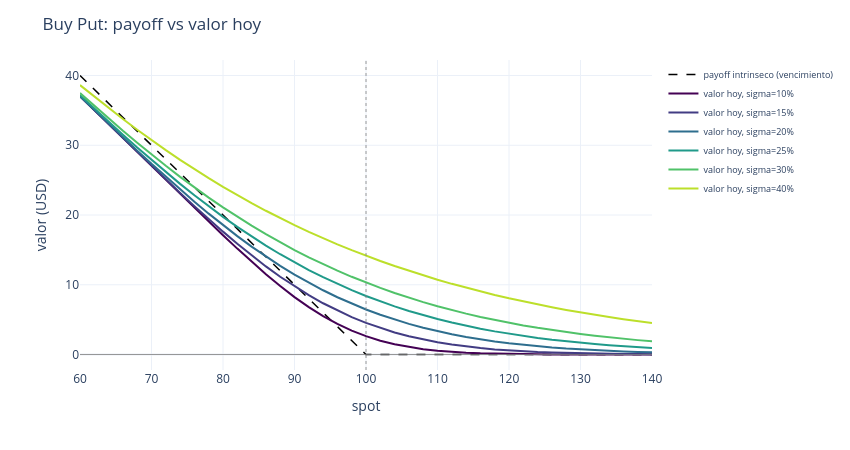
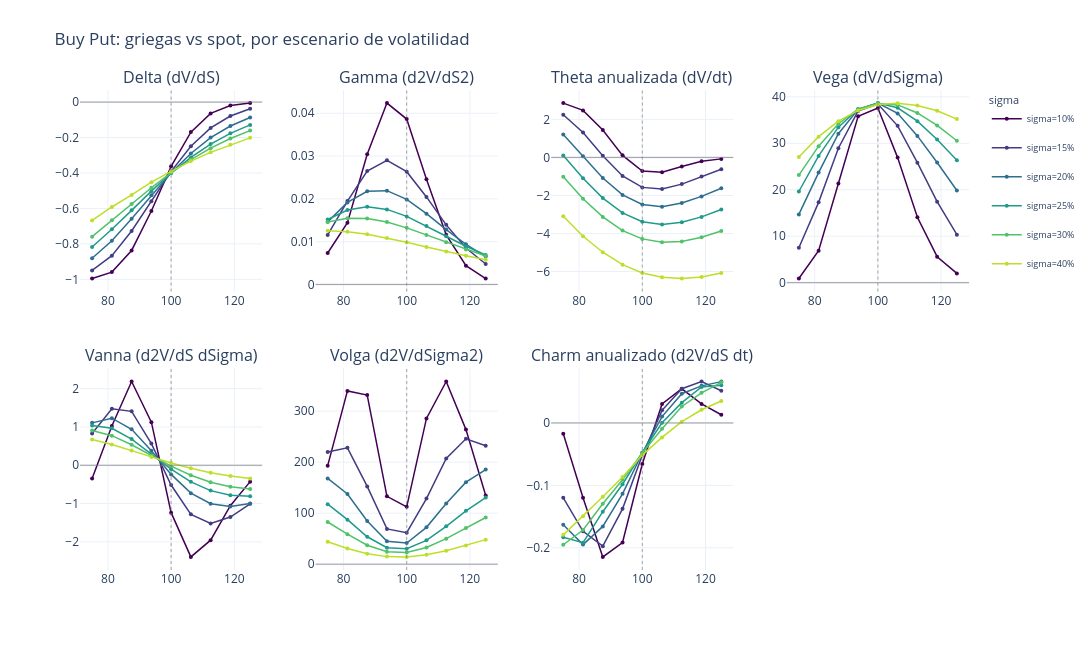

The notebook cell these images were saved under, in order:
### Markdown cell above
### `buy_put` -- put comprada (P100, x+1)

Mismo patron convexo que `buy_call` pero orientado a la baja: delta negativa que va de ~0 (muy
ITM... es decir spot muy alto) a ~-1 (spot muy bajo). Ganancia acotada (maximo cuando S->0),
perdida limitada a la prima. Gamma/vega positivas y maximas ATM igual que la call (put y call del
mismo strike comparten gamma/vega por put-call parity). Theta negativa.

### Code cell
grids_buy_put = analyze_strategy("buy_put", "Buy Put")

### Figure 1 — Plotly figure (JSON) as saved in the notebook; plotly's stock layout.template omitted (floating-point values rounded to 4 significant figures)
{"data": [{"hovertemplate": "spot=%{x:.1f}<br>payoff=%{y:.2f}<extra>vencimiento</extra>", "line": {"color": "black", "dash": "dash", "width": 1.5}, "mode": "lines", "name": "payoff intrinseco (vencimiento)", "type": "scatter", "x": [60.0, 62.0, 64.0, 66.0, 68.0, 70.0, 72.0, 74.0, 76.0, 78.0, 80.0, 82.0, 84.0, 86.0, 88.0, 90.0, 92.0, 94.0, 96.0, 98.0, 100.0, 102.0, 104.0, 106.0, 108.0, 110.0, 112.0, 114.0, 116.0, 118.0, 120.0, 122.0, 124.0, 126.0, 128.0, 130.0, 132.0, 134.0, 136.0, 138.0, 140.0], "y": [40.0, 38.0, 36.0, 34.0, 32.0, 30.0, 28.0, 26.0, 24.0, 22.0, 20.0, 18.0, 16.0, 14.0, 12.0, 10.0, 8.0, 6.0, 4.0, 2.0, 0.0, 0.0, 0.0, 0.0, 0.0, 0.0, 0.0, 0.0, 0.0, 0.0, 0.0, 0.0, 0.0, 0.0, 0.0, 0.0, 0.0, 0.0, 0.0, 0.0, 0.0]}, {"hovertemplate": "spot=%{x:.1f}<br>valor=%{y:.2f}<extra>sigma=10%</extra>", "line": {"color": "rgb(68, 1, 84)", "width": 2}, "mode": "lines", "name": "valor hoy, sigma=10%", "type": "scatter", "x": [60.0, 62.0, 64.0, 66.0, 68.0, 70.0, 72.0, 74.0, 76.0, 78.0, 80.0, 82.0, 84.0, 86.0, 88.0, 90.0, 92.0, 94.0, 96.0, 98.0, 100.0, 102.0, 104.0, 106.0, 108.0, 110.0, 112.0, 114.0, 116.0, 118.0, 120.0, 122.0, 124.0, 126.0, 128.0, 130.0, 132.0, 134.0, 136.0, 138.0, 140.0], "y": [37.03, 35.03, 33.03, 31.03, 29.03, 27.03, 25.03, 23.03, 21.04, 19.06, 17.1, 15.18, 13.31, 11.52, 9.814, 8.234, 6.796, 5.511, 4.389, 3.431, 2.63, 1.977, 1.459, 1.059, 0.7532, 0.5251, 0.3594, 0.2425, 0.1618, 0.1066, 0.06937, 0.04441, 0.02805, 0.01757, 0.01113, 0.006496, 0.003591, 0.001818, 0.000874, 0.0002843, 2.06e-05]}, {"hovertemplate": "spot=%{x:.1f}<br>valor=%{y:.2f}<extra>sigma=15%</extra>", "line": {"color": "rgb(66, 60, 131)", "width": 2}, "mode": "lines", "name": "valor hoy, sigma=15%", "type": "scatter", "x": [60.0, 62.0, 64.0, 66.0, 68.0, 70.0, 72.0, 74.0, 76.0, 78.0, 80.0, 82.0, 84.0, 86.0, 88.0, 90.0, 92.0, 94.0, 96.0, 98.0, 100.0, 102.0, 104.0, 106.0, 108.0, 110.0, 112.0, 114.0, 116.0, 118.0, 120.0, 122.0, 124.0, 126.0, 128.0, 130.0, 132.0, 134.0, 136.0, 138.0, 140.0], "y": [37.02, 35.02, 33.03, 31.03, 29.04, 27.07, 25.11, 23.18, 21.27, 19.42, 17.62, 15.87, 14.21, 12.63, 11.15, 9.773, 8.504, 7.347, 6.3, 5.364, 4.533, 3.801, 3.164, 2.617, 2.15, 1.757, 1.427, 1.15, 0.9213, 0.7326, 0.5797, 0.4561, 0.358, 0.2801, 0.2184, 0.1697, 0.1316, 0.1016, 0.078, 0.05971, 0.04548]}, {"hovertemplate": "spot=%{x:.1f}<br>valor=%{y:.2f}<extra>sigma=20%</extra>", "line": {"color": "rgb(46, 110, 142)", "width": 2}, "mode": "lines", "name": "valor hoy, sigma=20%", "type": "scatter", "x": [60.0, 62.0, 64.0, 66.0, 68.0, 70.0, 72.0, 74.0, 76.0, 78.0, 80.0, 82.0, 84.0, 86.0, 88.0, 90.0, 92.0, 94.0, 96.0, 98.0, 100.0, 102.0, 104.0, 106.0, 108.0, 110.0, 112.0, 114.0, 116.0, 118.0, 120.0, 122.0, 124.0, 126.0, 128.0, 130.0, 132.0, 134.0, 136.0, 138.0, 140.0], "y": [37.04, 35.07, 33.1, 31.15, 29.23, 27.33, 25.48, 23.67, 21.9, 20.19, 18.54, 16.97, 15.47, 14.05, 12.71, 11.46, 10.29, 9.21, 8.211, 7.294, 6.459, 5.698, 5.008, 4.386, 3.831, 3.336, 2.897, 2.51, 2.169, 1.87, 1.607, 1.377, 1.177, 1.003, 0.8531, 0.7241, 0.6131, 0.5194, 0.4392, 0.3713, 0.3135]}, {"hovertemplate": "spot=%{x:.1f}<br>valor=%{y:.2f}<extra>sigma=25%</extra>", "line": {"color": "rgb(32, 154, 138)", "width": 2}, "mode": "lines", "name": "valor hoy, sigma=25%", "type": "scatter", "x": [60.0, 62.0, 64.0, 66.0, 68.0, 70.0, 72.0, 74.0, 76.0, 78.0, 80.0, 82.0, 84.0, 86.0, 88.0, 90.0, 92.0, 94.0, 96.0, 98.0, 100.0, 102.0, 104.0, 106.0, 108.0, 110.0, 112.0, 114.0, 116.0, 118.0, 120.0, 122.0, 124.0, 126.0, 128.0, 130.0, 132.0, 134.0, 136.0, 138.0, 140.0], "y": [37.18, 35.26, 33.36, 31.5, 29.67, 27.89, 26.15, 24.46, 22.83, 21.25, 19.74, 18.29, 16.92, 15.61, 14.37, 13.2, 12.11, 11.08, 10.12, 9.22, 8.389, 7.619, 6.905, 6.246, 5.64, 5.085, 4.579, 4.117, 3.696, 3.315, 2.971, 2.659, 2.377, 2.122, 1.892, 1.686, 1.499, 1.332, 1.181, 1.048, 0.9285]}, {"hovertemplate": "spot=%{x:.1f}<br>valor=%{y:.2f}<extra>sigma=30%</extra>", "line": {"color": "rgb(80, 194, 105)", "width": 2}, "mode": "lines", "name": "valor hoy, sigma=30%", "type": "scatter", "x": [60.0, 62.0, 64.0, 66.0, 68.0, 70.0, 72.0, 74.0, 76.0, 78.0, 80.0, 82.0, 84.0, 86.0, 88.0, 90.0, 92.0, 94.0, 96.0, 98.0, 100.0, 102.0, 104.0, 106.0, 108.0, 110.0, 112.0, 114.0, 116.0, 118.0, 120.0, 122.0, 124.0, 126.0, 128.0, 130.0, 132.0, 134.0, 136.0, 138.0, 140.0], "y": [37.48, 35.65, 33.84, 32.08, 30.36, 28.68, 27.05, 25.47, 23.95, 22.49, 21.09, 19.74, 18.46, 17.24, 16.08, 14.98, 13.93, 12.95, 12.02, 11.14, 10.32, 9.547, 8.825, 8.147, 7.514, 6.923, 6.373, 5.862, 5.39, 4.952, 4.546, 4.171, 3.826, 3.508, 3.215, 2.945, 2.696, 2.466, 2.255, 2.061, 1.883]}, {"hovertemplate": "spot=%{x:.1f}<br>valor=%{y:.2f}<extra>sigma=40%</extra>", "line": {"color": "rgb(188, 223, 42)", "width": 2}, "mode": "lines", "name": "valor hoy, sigma=40%", "type": "scatter", "x": [60.0, 62.0, 64.0, 66.0, 68.0, 70.0, 72.0, 74.0, 76.0, 78.0, 80.0, 82.0, 84.0, 86.0, 88.0, 90.0, 92.0, 94.0, 96.0, 98.0, 100.0, 102.0, 104.0, 106.0, 108.0, 110.0, 112.0, 114.0, 116.0, 118.0, 120.0, 122.0, 124.0, 126.0, 128.0, 130.0, 132.0, 134.0, 136.0, 138.0, 140.0], "y": [38.62, 36.96, 35.34, 33.75, 32.22, 30.73, 29.29, 27.9, 26.57, 25.28, 24.04, 22.85, 21.7, 20.61, 19.55, 18.55, 17.59, 16.67, 15.8, 14.96, 14.16, 13.4, 12.68, 11.99, 11.34, 10.72, 10.13, 9.57, 9.038, 8.534, 8.056, 7.604, 7.177, 6.774, 6.393, 6.031, 5.689, 5.367, 5.064, 4.778, 4.507]}], "layout": {"height": 450, "legend": {"font": {"size": 9}}, "margin": {"r": 20, "t": 60}, "shapes": [{"line": {"color": "gray", "width": 0.8}, "type": "line", "x0": 0, "x1": 1, "xref": "x domain", "y0": 0.0, "y1": 0.0, "yref": "y"}, {"line": {"color": "gray", "dash": "dot", "width": 0.8}, "type": "line", "x0": 100.0, "x1": 100.0, "xref": "x", "y0": 0, "y1": 1, "yref": "y domain"}], "title": {"text": "Buy Put: payoff vs valor hoy"}, "width": 850, "xaxis": {"title": {"text": "spot"}}, "yaxis": {"title": {"text": "valor (USD)"}}}}

### Figure 2 — Plotly figure (JSON) as saved in the notebook; plotly's stock layout.template omitted (floating-point values rounded to 4 significant figures)
{"data": [{"hovertemplate": "spot=%{x:.1f}<br>valor=%{y:.4f}<extra>sigma=10%</extra>", "legendgroup": "vol0", "line": {"color": "rgb(68, 1, 84)", "width": 1.5}, "marker": {"size": 4}, "mode": "lines+markers", "name": "sigma=10%", "showlegend": true, "type": "scatter", "x": [75.0, 81.25, 87.5, 93.75, 100.0, 106.2, 112.5, 118.8, 125.0], "xaxis": "x", "y": [-0.9955, -0.9593, -0.8371, -0.6145, -0.3625, -0.1693, -0.06379, -0.01912, -0.005436], "yaxis": "y"}, {"hovertemplate": "spot=%{x:.1f}<br>valor=%{y:.4f}<extra>sigma=15%</extra>", "legendgroup": "vol1", "line": {"color": "rgb(66, 60, 131)", "width": 1.5}, "marker": {"size": 4}, "mode": "lines+markers", "name": "sigma=15%", "showlegend": true, "type": "scatter", "x": [75.0, 81.25, 87.5, 93.75, 100.0, 106.2, 112.5, 118.8, 125.0], "xaxis": "x", "y": [-0.95, -0.8668, -0.7273, -0.5591, -0.3906, -0.2487, -0.1459, -0.07844, -0.0378], "yaxis": "y"}, {"hovertemplate": "spot=%{x:.1f}<br>valor=%{y:.4f}<extra>sigma=20%</extra>", "legendgroup": "vol2", "line": {"color": "rgb(46, 110, 142)", "width": 1.5}, "marker": {"size": 4}, "mode": "lines+markers", "name": "sigma=20%", "showlegend": true, "type": "scatter", "x": [75.0, 81.25, 87.5, 93.75, 100.0, 106.2, 112.5, 118.8, 125.0], "xaxis": "x", "y": [-0.8813, -0.7827, -0.6577, -0.5258, -0.3987, -0.29, -0.2002, -0.135, -0.08695], "yaxis": "y"}, {"hovertemplate": "spot=%{x:.1f}<br>valor=%{y:.4f}<extra>sigma=25%</extra>", "legendgroup": "vol3", "line": {"color": "rgb(32, 154, 138)", "width": 1.5}, "marker": {"size": 4}, "mode": "lines+markers", "name": "sigma=25%", "showlegend": true, "type": "scatter", "x": [75.0, 81.25, 87.5, 93.75, 100.0, 106.2, 112.5, 118.8, 125.0], "xaxis": "x", "y": [-0.8179, -0.7176, -0.6108, -0.5026, -0.4004, -0.3119, -0.2366, -0.1761, -0.1287], "yaxis": "y"}, {"hovertemplate": "spot=%{x:.1f}<br>valor=%{y:.4f}<extra>sigma=30%</extra>", "legendgroup": "vol4", "line": {"color": "rgb(80, 194, 105)", "width": 1.5}, "marker": {"size": 4}, "mode": "lines+markers", "name": "sigma=30%", "showlegend": true, "type": "scatter", "x": [75.0, 81.25, 87.5, 93.75, 100.0, 106.2, 112.5, 118.8, 125.0], "xaxis": "x", "y": [-0.7591, -0.6669, -0.5755, -0.4835, -0.3981, -0.3246, -0.2598, -0.2054, -0.1606], "yaxis": "y"}, {"hovertemplate": "spot=%{x:.1f}<br>valor=%{y:.4f}<extra>sigma=40%</extra>", "legendgroup": "vol5", "line": {"color": "rgb(188, 223, 42)", "width": 1.5}, "marker": {"size": 4}, "mode": "lines+markers", "name": "sigma=40%", "showlegend": true, "type": "scatter", "x": [75.0, 81.25, 87.5, 93.75, 100.0, 106.2, 112.5, 118.8, 125.0], "xaxis": "x", "y": [-0.6677, -0.5919, -0.5235, -0.4516, -0.3905, -0.333, -0.2834, -0.2405, -0.2016], "yaxis": "y"}, {"hovertemplate": "spot=%{x:.1f}<br>valor=%{y:.4f}<extra>sigma=10%</extra>", "legendgroup": "vol0", "line": {"color": "rgb(68, 1, 84)", "width": 1.5}, "marker": {"size": 4}, "mode": "lines+markers", "name": "sigma=10%", "showlegend": false, "type": "scatter", "x": [75.0, 81.25, 87.5, 93.75, 100.0, 106.2, 112.5, 118.8, 125.0], "xaxis": "x2", "y": [0.007348, 0.01442, 0.03044, 0.04237, 0.03864, 0.02457, 0.01159, 0.004392, 0.001387], "yaxis": "y2"}, {"hovertemplate": "spot=%{x:.1f}<br>valor=%{y:.4f}<extra>sigma=15%</extra>", "legendgroup": "vol1", "line": {"color": "rgb(66, 60, 131)", "width": 1.5}, "marker": {"size": 4}, "mode": "lines+markers", "name": "sigma=15%", "showlegend": false, "type": "scatter", "x": [75.0, 81.25, 87.5, 93.75, 100.0, 106.2, 112.5, 118.8, 125.0], "xaxis": "x2", "y": [0.01157, 0.01948, 0.02648, 0.02902, 0.02634, 0.02045, 0.01392, 0.008508, 0.00478], "yaxis": "y2"}, {"hovertemplate": "spot=%{x:.1f}<br>valor=%{y:.4f}<extra>sigma=20%</extra>", "legendgroup": "vol2", "line": {"color": "rgb(46, 110, 142)", "width": 1.5}, "marker": {"size": 4}, "mode": "lines+markers", "name": "sigma=20%", "showlegend": false, "type": "scatter", "x": [75.0, 81.25, 87.5, 93.75, 100.0, 106.2, 112.5, 118.8, 125.0], "xaxis": "x2", "y": [0.01462, 0.01915, 0.02177, 0.02191, 0.01987, 0.01654, 0.01282, 0.009366, 0.006515], "yaxis": "y2"}, {"hovertemplate": "spot=%{x:.1f}<br>valor=%{y:.4f}<extra>sigma=25%</extra>", "legendgroup": "vol3", "line": {"color": "rgb(32, 154, 138)", "width": 1.5}, "marker": {"size": 4}, "mode": "lines+markers", "name": "sigma=25%", "showlegend": false, "type": "scatter", "x": [75.0, 81.25, 87.5, 93.75, 100.0, 106.2, 112.5, 118.8, 125.0], "xaxis": "x2", "y": [0.01518, 0.01738, 0.01813, 0.01754, 0.0159, 0.01367, 0.01126, 0.008938, 0.006884], "yaxis": "y2"}, {"hovertemplate": "spot=%{x:.1f}<br>valor=%{y:.4f}<extra>sigma=30%</extra>", "legendgroup": "vol4", "line": {"color": "rgb(80, 194, 105)", "width": 1.5}, "marker": {"size": 4}, "mode": "lines+markers", "name": "sigma=30%", "showlegend": false, "type": "scatter", "x": [75.0, 81.25, 87.5, 93.75, 100.0, 106.2, 112.5, 118.8, 125.0], "xaxis": "x2", "y": [0.01459, 0.01547, 0.01541, 0.01458, 0.01322, 0.01157, 0.009847, 0.008181, 0.006663], "yaxis": "y2"}, {"hovertemplate": "spot=%{x:.1f}<br>valor=%{y:.4f}<extra>sigma=40%</extra>", "legendgroup": "vol5", "line": {"color": "rgb(188, 223, 42)", "width": 1.5}, "marker": {"size": 4}, "mode": "lines+markers", "name": "sigma=40%", "showlegend": false, "type": "scatter", "x": [75.0, 81.25, 87.5, 93.75, 100.0, 106.2, 112.5, 118.8, 125.0], "xaxis": "x2", "y": [0.01256, 0.01232, 0.01171, 0.01085, 0.009837, 0.008765, 0.007704, 0.006696, 0.005766], "yaxis": "y2"}, {"hovertemplate": "spot=%{x:.1f}<br>valor=%{y:.4f}<extra>sigma=10%</extra>", "legendgroup": "vol0", "line": {"color": "rgb(68, 1, 84)", "width": 1.5}, "marker": {"size": 4}, "mode": "lines+markers", "name": "sigma=10%", "showlegend": false, "type": "scatter", "x": [75.0, 81.25, 87.5, 93.75, 100.0, 106.2, 112.5, 118.8, 125.0], "xaxis": "x3", "y": [2.857, 2.471, 1.438, 0.1077, -0.7138, -0.7766, -0.479, -0.2084, -0.07794], "yaxis": "y3"}, {"hovertemplate": "spot=%{x:.1f}<br>valor=%{y:.4f}<extra>sigma=15%</extra>", "legendgroup": "vol1", "line": {"color": "rgb(66, 60, 131)", "width": 1.5}, "marker": {"size": 4}, "mode": "lines+markers", "name": "sigma=15%", "showlegend": false, "type": "scatter", "x": [75.0, 81.25, 87.5, 93.75, 100.0, 106.2, 112.5, 118.8, 125.0], "xaxis": "x3", "y": [2.243, 1.314, 0.08399, -0.9763, -1.577, -1.664, -1.405, -1.007, -0.6231], "yaxis": "y3"}, {"hovertemplate": "spot=%{x:.1f}<br>valor=%{y:.4f}<extra>sigma=20%</extra>", "legendgroup": "vol2", "line": {"color": "rgb(46, 110, 142)", "width": 1.5}, "marker": {"size": 4}, "mode": "lines+markers", "name": "sigma=20%", "showlegend": false, "type": "scatter", "x": [75.0, 81.25, 87.5, 93.75, 100.0, 106.2, 112.5, 118.8, 125.0], "xaxis": "x3", "y": [1.198, 0.06557, -1.087, -1.972, -2.476, -2.592, -2.401, -2.052, -1.625], "yaxis": "y3"}, {"hovertemplate": "spot=%{x:.1f}<br>valor=%{y:.4f}<extra>sigma=25%</extra>", "legendgroup": "vol3", "line": {"color": "rgb(32, 154, 138)", "width": 1.5}, "marker": {"size": 4}, "mode": "lines+markers", "name": "sigma=25%", "showlegend": false, "type": "scatter", "x": [75.0, 81.25, 87.5, 93.75, 100.0, 106.2, 112.5, 118.8, 125.0], "xaxis": "x3", "y": [0.09877, -1.096, -2.142, -2.923, -3.382, -3.528, -3.416, -3.13, -2.742], "yaxis": "y3"}, {"hovertemplate": "spot=%{x:.1f}<br>valor=%{y:.4f}<extra>sigma=30%</extra>", "legendgroup": "vol4", "line": {"color": "rgb(80, 194, 105)", "width": 1.5}, "marker": {"size": 4}, "mode": "lines+markers", "name": "sigma=30%", "showlegend": false, "type": "scatter", "x": [75.0, 81.25, 87.5, 93.75, 100.0, 106.2, 112.5, 118.8, 125.0], "xaxis": "x3", "y": [-1.024, -2.176, -3.131, -3.85, -4.286, -4.466, -4.418, -4.202, -3.874], "yaxis": "y3"}, {"hovertemplate": "spot=%{x:.1f}<br>valor=%{y:.4f}<extra>sigma=40%</extra>", "legendgroup": "vol5", "line": {"color": "rgb(188, 223, 42)", "width": 1.5}, "marker": {"size": 4}, "mode": "lines+markers", "name": "sigma=40%", "showlegend": false, "type": "scatter", "x": [75.0, 81.25, 87.5, 93.75, 100.0, 106.2, 112.5, 118.8, 125.0], "xaxis": "x3", "y": [-3.092, -4.147, -4.988, -5.644, -6.077, -6.309, -6.371, -6.296, -6.079], "yaxis": "y3"}, {"hovertemplate": "spot=%{x:.1f}<br>valor=%{y:.4f}<extra>sigma=10%</extra>", "legendgroup": "vol0", "line": {"color": "rgb(68, 1, 84)", "width": 1.5}, "marker": {"size": 4}, "mode": "lines+markers", "name": "sigma=10%", "showlegend": false, "type": "scatter", "x": [75.0, 81.25, 87.5, 93.75, 100.0, 106.2, 112.5, 118.8, 125.0], "xaxis": "x4", "y": [0.8941, 6.895, 21.34, 35.82, 37.59, 26.92, 14.09, 5.59, 1.988], "yaxis": "y4"}, {"hovertemplate": "spot=%{x:.1f}<br>valor=%{y:.4f}<extra>sigma=15%</extra>", "legendgroup": "vol1", "line": {"color": "rgb(66, 60, 131)", "width": 1.5}, "marker": {"size": 4}, "mode": "lines+markers", "name": "sigma=15%", "showlegend": false, "type": "scatter", "x": [75.0, 81.25, 87.5, 93.75, 100.0, 106.2, 112.5, 118.8, 125.0], "xaxis": "x4", "y": [7.526, 17.28, 28.94, 36.96, 38.45, 33.76, 25.83, 17.43, 10.32], "yaxis": "y4"}, {"hovertemplate": "spot=%{x:.1f}<br>valor=%{y:.4f}<extra>sigma=20%</extra>", "legendgroup": "vol2", "line": {"color": "rgb(46, 110, 142)", "width": 1.5}, "marker": {"size": 4}, "mode": "lines+markers", "name": "sigma=20%", "showlegend": false, "type": "scatter", "x": [75.0, 81.25, 87.5, 93.75, 100.0, 106.2, 112.5, 118.8, 125.0], "xaxis": "x4", "y": [14.69, 23.69, 32.05, 37.3, 38.64, 36.44, 31.59, 25.86, 19.83], "yaxis": "y4"}, {"hovertemplate": "spot=%{x:.1f}<br>valor=%{y:.4f}<extra>sigma=25%</extra>", "legendgroup": "vol3", "line": {"color": "rgb(32, 154, 138)", "width": 1.5}, "marker": {"size": 4}, "mode": "lines+markers", "name": "sigma=25%", "showlegend": false, "type": "scatter", "x": [75.0, 81.25, 87.5, 93.75, 100.0, 106.2, 112.5, 118.8, 125.0], "xaxis": "x4", "y": [19.62, 27.29, 33.48, 37.37, 38.65, 37.64, 34.77, 30.8, 26.33], "yaxis": "y4"}, {"hovertemplate": "spot=%{x:.1f}<br>valor=%{y:.4f}<extra>sigma=30%</extra>", "legendgroup": "vol4", "line": {"color": "rgb(80, 194, 105)", "width": 1.5}, "marker": {"size": 4}, "mode": "lines+markers", "name": "sigma=30%", "showlegend": false, "type": "scatter", "x": [75.0, 81.25, 87.5, 93.75, 100.0, 106.2, 112.5, 118.8, 125.0], "xaxis": "x4", "y": [23.16, 29.39, 34.21, 37.33, 38.58, 38.26, 36.52, 33.84, 30.55], "yaxis": "y4"}, {"hovertemplate": "spot=%{x:.1f}<br>valor=%{y:.4f}<extra>sigma=40%</extra>", "legendgroup": "vol5", "line": {"color": "rgb(188, 223, 42)", "width": 1.5}, "marker": {"size": 4}, "mode": "lines+markers", "name": "sigma=40%", "showlegend": false, "type": "scatter", "x": [75.0, 81.25, 87.5, 93.75, 100.0, 106.2, 112.5, 118.8, 125.0], "xaxis": "x4", "y": [27.06, 31.43, 34.77, 37.07, 38.34, 38.61, 38.11, 36.99, 35.2], "yaxis": "y4"}, {"hovertemplate": "spot=%{x:.1f}<br>valor=%{y:.4f}<extra>sigma=10%</extra>", "legendgroup": "vol0", "line": {"color": "rgb(68, 1, 84)", "width": 1.5}, "marker": {"size": 4}, "mode": "lines+markers", "name": "sigma=10%", "showlegend": false, "type": "scatter", "x": [75.0, 81.25, 87.5, 93.75, 100.0, 106.2, 112.5, 118.8, 125.0], "xaxis": "x5", "y": [-0.3454, 1.024, 2.189, 1.125, -1.237, -2.393, -1.957, -1.055, -0.4272], "yaxis": "y5"}, {"hovertemplate": "spot=%{x:.1f}<br>valor=%{y:.4f}<extra>sigma=15%</extra>", "legendgroup": "vol1", "line": {"color": "rgb(66, 60, 131)", "width": 1.5}, "marker": {"size": 4}, "mode": "lines+markers", "name": "sigma=15%", "showlegend": false, "type": "scatter", "x": [75.0, 81.25, 87.5, 93.75, 100.0, 106.2, 112.5, 118.8, 125.0], "xaxis": "x5", "y": [0.83, 1.477, 1.409, 0.5669, -0.5159, -1.281, -1.518, -1.351, -1.006], "yaxis": "y5"}, {"hovertemplate": "spot=%{x:.1f}<br>valor=%{y:.4f}<extra>sigma=20%</extra>", "legendgroup": "vol2", "line": {"color": "rgb(46, 110, 142)", "width": 1.5}, "marker": {"size": 4}, "mode": "lines+markers", "name": "sigma=20%", "showlegend": false, "type": "scatter", "x": [75.0, 81.25, 87.5, 93.75, 100.0, 106.2, 112.5, 118.8, 125.0], "xaxis": "x5", "y": [1.108, 1.229, 0.9392, 0.3776, -0.2386, -0.7276, -1.004, -1.074, -0.9993], "yaxis": "y5"}, {"hovertemplate": "spot=%{x:.1f}<br>valor=%{y:.4f}<extra>sigma=25%</extra>", "legendgroup": "vol3", "line": {"color": "rgb(32, 154, 138)", "width": 1.5}, "marker": {"size": 4}, "mode": "lines+markers", "name": "sigma=25%", "showlegend": false, "type": "scatter", "x": [75.0, 81.25, 87.5, 93.75, 100.0, 106.2, 112.5, 118.8, 125.0], "xaxis": "x5", "y": [1.042, 0.9664, 0.6837, 0.2957, -0.1015, -0.433, -0.6615, -0.782, -0.8106], "yaxis": "y5"}, {"hovertemplate": "spot=%{x:.1f}<br>valor=%{y:.4f}<extra>sigma=30%</extra>", "legendgroup": "vol4", "line": {"color": "rgb(80, 194, 105)", "width": 1.5}, "marker": {"size": 4}, "mode": "lines+markers", "name": "sigma=30%", "showlegend": false, "type": "scatter", "x": [75.0, 81.25, 87.5, 93.75, 100.0, 106.2, 112.5, 118.8, 125.0], "xaxis": "x5", "y": [0.9066, 0.7732, 0.5357, 0.2544, -0.0229, -0.2607, -0.4411, -0.5595, -0.6213], "yaxis": "y5"}, {"hovertemplate": "spot=%{x:.1f}<br>valor=%{y:.4f}<extra>sigma=40%</extra>", "legendgroup": "vol5", "line": {"color": "rgb(188, 223, 42)", "width": 1.5}, "marker": {"size": 4}, "mode": "lines+markers", "name": "sigma=40%", "showlegend": false, "type": "scatter", "x": [75.0, 81.25, 87.5, 93.75, 100.0, 106.2, 112.5, 118.8, 125.0], "xaxis": "x5", "y": [0.674, 0.5424, 0.3831, 0.2173, 0.05974, -0.07894, -0.1937, -0.283, -0.3477], "yaxis": "y5"}, {"hovertemplate": "spot=%{x:.1f}<br>valor=%{y:.4f}<extra>sigma=10%</extra>", "legendgroup": "vol0", "line": {"color": "rgb(68, 1, 84)", "width": 1.5}, "marker": {"size": 4}, "mode": "lines+markers", "name": "sigma=10%", "showlegend": false, "type": "scatter", "x": [75.0, 81.25, 87.5, 93.75, 100.0, 106.2, 112.5, 118.8, 125.0], "xaxis": "x6", "y": [193.1, 339.5, 331.5, 133.1, 112.3, 285.7, 358.0, 263.7, 134.5], "yaxis": "y6"}, {"hovertemplate": "spot=%{x:.1f}<br>valor=%{y:.4f}<extra>sigma=15%</extra>", "legendgroup": "vol1", "line": {"color": "rgb(66, 60, 131)", "width": 1.5}, "marker": {"size": 4}, "mode": "lines+markers", "name": "sigma=15%", "showlegend": false, "type": "scatter", "x": [75.0, 81.25, 87.5, 93.75, 100.0, 106.2, 112.5, 118.8, 125.0], "xaxis": "x6", "y": [220.0, 227.9, 152.3, 69.07, 61.82, 128.5, 207.3, 245.8, 232.0], "yaxis": "y6"}, {"hovertemplate": "spot=%{x:.1f}<br>valor=%{y:.4f}<extra>sigma=20%</extra>", "legendgroup": "vol2", "line": {"color": "rgb(46, 110, 142)", "width": 1.5}, "marker": {"size": 4}, "mode": "lines+markers", "name": "sigma=20%", "showlegend": false, "type": "scatter", "x": [75.0, 81.25, 87.5, 93.75, 100.0, 106.2, 112.5, 118.8, 125.0], "xaxis": "x6", "y": [168.1, 137.6, 84.57, 44.88, 41.47, 72.19, 118.7, 160.7, 185.5], "yaxis": "y6"}, {"hovertemplate": "spot=%{x:.1f}<br>valor=%{y:.4f}<extra>sigma=25%</extra>", "legendgroup": "vol3", "line": {"color": "rgb(32, 154, 138)", "width": 1.5}, "marker": {"size": 4}, "mode": "lines+markers", "name": "sigma=25%", "showlegend": false, "type": "scatter", "x": [75.0, 81.25, 87.5, 93.75, 100.0, 106.2, 112.5, 118.8, 125.0], "xaxis": "x6", "y": [117.6, 87.24, 53.75, 32.2, 30.3, 46.71, 74.25, 104.5, 130.5], "yaxis": "y6"}, {"hovertemplate": "spot=%{x:.1f}<br>valor=%{y:.4f}<extra>sigma=30%</extra>", "legendgroup": "vol4", "line": {"color": "rgb(80, 194, 105)", "width": 1.5}, "marker": {"size": 4}, "mode": "lines+markers", "name": "sigma=30%", "showlegend": false, "type": "scatter", "x": [75.0, 81.25, 87.5, 93.75, 100.0, 106.2, 112.5, 118.8, 125.0], "xaxis": "x6", "y": [82.66, 58.86, 37.21, 24.31, 23.11, 32.85, 50.05, 70.84, 91.52], "yaxis": "y6"}, {"hovertemplate": "spot=%{x:.1f}<br>valor=%{y:.4f}<extra>sigma=40%</extra>", "legendgroup": "vol5", "line": {"color": "rgb(188, 223, 42)", "width": 1.5}, "marker": {"size": 4}, "mode": "lines+markers", "name": "sigma=40%", "showlegend": false, "type": "scatter", "x": [75.0, 81.25, 87.5, 93.75, 100.0, 106.2, 112.5, 118.8, 125.0], "xaxis": "x6", "y": [43.92, 30.74, 20.5, 14.83, 14.24, 18.4, 26.23, 36.53, 48.11], "yaxis": "y6"}, {"hovertemplate": "spot=%{x:.1f}<br>valor=%{y:.4f}<extra>sigma=10%</extra>", "legendgroup": "vol0", "line": {"color": "rgb(68, 1, 84)", "width": 1.5}, "marker": {"size": 4}, "mode": "lines+markers", "name": "sigma=10%", "showlegend": false, "type": "scatter", "x": [75.0, 81.25, 87.5, 93.75, 100.0, 106.2, 112.5, 118.8, 125.0], "xaxis": "x7", "y": [-0.01745, -0.1199, -0.2146, -0.1915, -0.06571, 0.0304, 0.05474, 0.03056, 0.0131], "yaxis": "y7"}, {"hovertemplate": "spot=%{x:.1f}<br>valor=%{y:.4f}<extra>sigma=15%</extra>", "legendgroup": "vol1", "line": {"color": "rgb(66, 60, 131)", "width": 1.5}, "marker": {"size": 4}, "mode": "lines+markers", "name": "sigma=15%", "showlegend": false, "type": "scatter", "x": [75.0, 81.25, 87.5, 93.75, 100.0, 106.2, 112.5, 118.8, 125.0], "xaxis": "x7", "y": [-0.1199, -0.1736, -0.1974, -0.1376, -0.05186, 0.02017, 0.05485, 0.06644, 0.05163], "yaxis": "y7"}, {"hovertemplate": "spot=%{x:.1f}<br>valor=%{y:.4f}<extra>sigma=20%</extra>", "legendgroup": "vol2", "line": {"color": "rgb(46, 110, 142)", "width": 1.5}, "marker": {"size": 4}, "mode": "lines+markers", "name": "sigma=20%", "showlegend": false, "type": "scatter", "x": [75.0, 81.25, 87.5, 93.75, 100.0, 106.2, 112.5, 118.8, 125.0], "xaxis": "x7", "y": [-0.1631, -0.1949, -0.1658, -0.1136, -0.04815, 0.01014, 0.04678, 0.05944, 0.06621], "yaxis": "y7"}, {"hovertemplate": "spot=%{x:.1f}<br>valor=%{y:.4f}<extra>sigma=25%</extra>", "legendgroup": "vol3", "line": {"color": "rgb(32, 154, 138)", "width": 1.5}, "marker": {"size": 4}, "mode": "lines+markers", "name": "sigma=25%", "showlegend": false, "type": "scatter", "x": [75.0, 81.25, 87.5, 93.75, 100.0, 106.2, 112.5, 118.8, 125.0], "xaxis": "x7", "y": [-0.1831, -0.1919, -0.1422, -0.09816, -0.04737, 0.0003501, 0.0325, 0.05763, 0.0602], "yaxis": "y7"}, {"hovertemplate": "spot=%{x:.1f}<br>valor=%{y:.4f}<extra>sigma=30%</extra>", "legendgroup": "vol4", "line": {"color": "rgb(80, 194, 105)", "width": 1.5}, "marker": {"size": 4}, "mode": "lines+markers", "name": "sigma=30%", "showlegend": false, "type": "scatter", "x": [75.0, 81.25, 87.5, 93.75, 100.0, 106.2, 112.5, 118.8, 125.0], "xaxis": "x7", "y": [-0.1952, -0.1715, -0.1294, -0.09101, -0.04811, -0.009428, 0.02638, 0.04827, 0.06502], "yaxis": "y7"}, {"hovertemplate": "spot=%{x:.1f}<br>valor=%{y:.4f}<extra>sigma=40%</extra>", "legendgroup": "vol5", "line": {"color": "rgb(188, 223, 42)", "width": 1.5}, "marker": {"size": 4}, "mode": "lines+markers", "name": "sigma=40%", "showlegend": false, "type": "scatter", "x": [75.0, 81.25, 87.5, 93.75, 100.0, 106.2, 112.5, 118.8, 125.0], "xaxis": "x7", "y": [-0.1793, -0.1495, -0.1183, -0.08669, -0.05153, -0.02319, 0.001986, 0.0211, 0.03514], "yaxis": "y7"}], "layout": {"annotations": [{"font": {"size": 16}, "showarrow": false, "text": "Delta (dV/dS)", "x": 0.1025, "xanchor": "center", "xref": "paper", "y": 1.0, "yanchor": "bottom", "yref": "paper"}, {"font": {"size": 16}, "showarrow": false, "text": "Gamma (d2V/dS2)", "x": 0.3675, "xanchor": "center", "xref": "paper", "y": 1.0, "yanchor": "bottom", "yref": "paper"}, {"font": {"size": 16}, "showarrow": false, "text": "Theta anualizada (dV/dt)", "x": 0.6325, "xanchor": "center", "xref": "paper", "y": 1.0, "yanchor": "bottom", "yref": "paper"}, {"font": {"size": 16}, "showarrow": false, "text": "Vega (dV/dSigma)", "x": 0.8975, "xanchor": "center", "xref": "paper", "y": 1.0, "yanchor": "bottom", "yref": "paper"}, {"font": {"size": 16}, "showarrow": false, "text": "Vanna (d2V/dS dSigma)", "x": 0.1025, "xanchor": "center", "xref": "paper", "y": 0.42, "yanchor": "bottom", "yref": "paper"}, {"font": {"size": 16}, "showarrow": false, "text": "Volga (d2V/dSigma2)", "x": 0.3675, "xanchor": "center", "xref": "paper", "y": 0.42, "yanchor": "bottom", "yref": "paper"}, {"font": {"size": 16}, "showarrow": false, "text": "Charm anualizado (d2V/dS dt)", "x": 0.6325, "xanchor": "center", "xref": "paper", "y": 0.42, "yanchor": "bottom", "yref": "paper"}], "height": 650, "legend": {"font": {"size": 9}, "title": {"text": "sigma"}}, "margin": {"r": 20, "t": 90}, "shapes": [{"line": {"color": "gray", "width": 0.7}, "type": "line", "x0": 0, "x1": 1, "xref": "x domain", "y0": 0.0, "y1": 0.0, "yref": "y"}, {"line": {"color": "gray", "dash": "dot", "width": 0.7}, "type": "line", "x0": 100.0, "x1": 100.0, "xref": "x", "y0": 0, "y1": 1, "yref": "y domain"}, {"line": {"color": "gray", "width": 0.7}, "type": "line", "x0": 0, "x1": 1, "xref": "x2 domain", "y0": 0.0, "y1": 0.0, "yref": "y2"}, {"line": {"color": "gray", "dash": "dot", "width": 0.7}, "type": "line", "x0": 100.0, "x1": 100.0, "xref": "x2", "y0": 0, "y1": 1, "yref": "y2 domain"}, {"line": {"color": "gray", "width": 0.7}, "type": "line", "x0": 0, "x1": 1, "xref": "x3 domain", "y0": 0.0, "y1": 0.0, "yref": "y3"}, {"line": {"color": "gray", "dash": "dot", "width": 0.7}, "type": "line", "x0": 100.0, "x1": 100.0, "xref": "x3", "y0": 0, "y1": 1, "yref": "y3 domain"}, {"line": {"color": "gray", "width": 0.7}, "type": "line", "x0": 0, "x1": 1, "xref": "x4 domain", "y0": 0.0, "y1": 0.0, "yref": "y4"}, {"line": {"color": "gray", "dash": "dot", "width": 0.7}, "type": "line", "x0": 100.0, "x1": 100.0, "xref": "x4", "y0": 0, "y1": 1, "yref": "y4 domain"}, {"line": {"color": "gray", "width": 0.7}, "type": "line", "x0": 0, "x1": 1, "xref": "x5 domain", "y0": 0.0, "y1": 0.0, "yref": "y5"}, {"line": {"color": "gray", "dash": "dot", "width": 0.7}, "type": "line", "x0": 100.0, "x1": 100.0, "xref": "x5", "y0": 0, "y1": 1, "yref": "y5 domain"}, {"line": {"color": "gray", "width": 0.7}, "type": "line", "x0": 0, "x1": 1, "xref": "x6 domain", "y0": 0.0, "y1": 0.0, "yref": "y6"}, {"line": {"color": "gray", "dash": "dot", "width": 0.7}, "type": "line", "x0": 100.0, "x1": 100.0, "xref": "x6", "y0": 0, "y1": 1, "yref": "y6 domain"}, {"line": {"color": "gray", "width": 0.7}, "type": "line", "x0": 0, "x1": 1, "xref": "x7 domain", "y0": 0.0, "y1": 0.0, "yref": "y7"}, {"line": {"color": "gray", "dash": "dot", "width": 0.7}, "type": "line", "x0": 100.0, "x1": 100.0, "xref": "x7", "y0": 0, "y1": 1, "yref": "y7 domain"}], "title": {"text": "Buy Put: griegas vs spot, por escenario de volatilidad"}, "width": 1450, "xaxis": {"anchor": "y", "domain": [0.0, 0.205]}, "xaxis2": {"anchor": "y2", "domain": [0.265, 0.47]}, "xaxis3": {"anchor": "y3", "domain": [0.53, 0.735]}, "xaxis4": {"anchor": "y4", "domain": [0.795, 1.0]}, "xaxis5": {"anchor": "y5", "domain": [0.0, 0.205]}, "xaxis6": {"anchor": "y6", "domain": [0.265, 0.47]}, "xaxis7": {"anchor": "y7", "domain": [0.53, 0.735]}, "xaxis8": {"anchor": "y8", "domain": [0.795, 1.0]}, "yaxis": {"anchor": "x", "domain": [0.58, 1.0]}, "yaxis2": {"anchor": "x2", "domain": [0.58, 1.0]}, "yaxis3": {"anchor": "x3", "domain": [0.58, 1.0]}, "yaxis4": {"anchor": "x4", "domain": [0.58, 1.0]}, "yaxis5": {"anchor": "x5", "domain": [0.0, 0.42]}, "yaxis6": {"anchor": "x6", "domain": [0.0, 0.42]}, "yaxis7": {"anchor": "x7", "domain": [0.0, 0.42]}, "yaxis8": {"anchor": "x8", "domain": [0.0, 0.42]}}}
